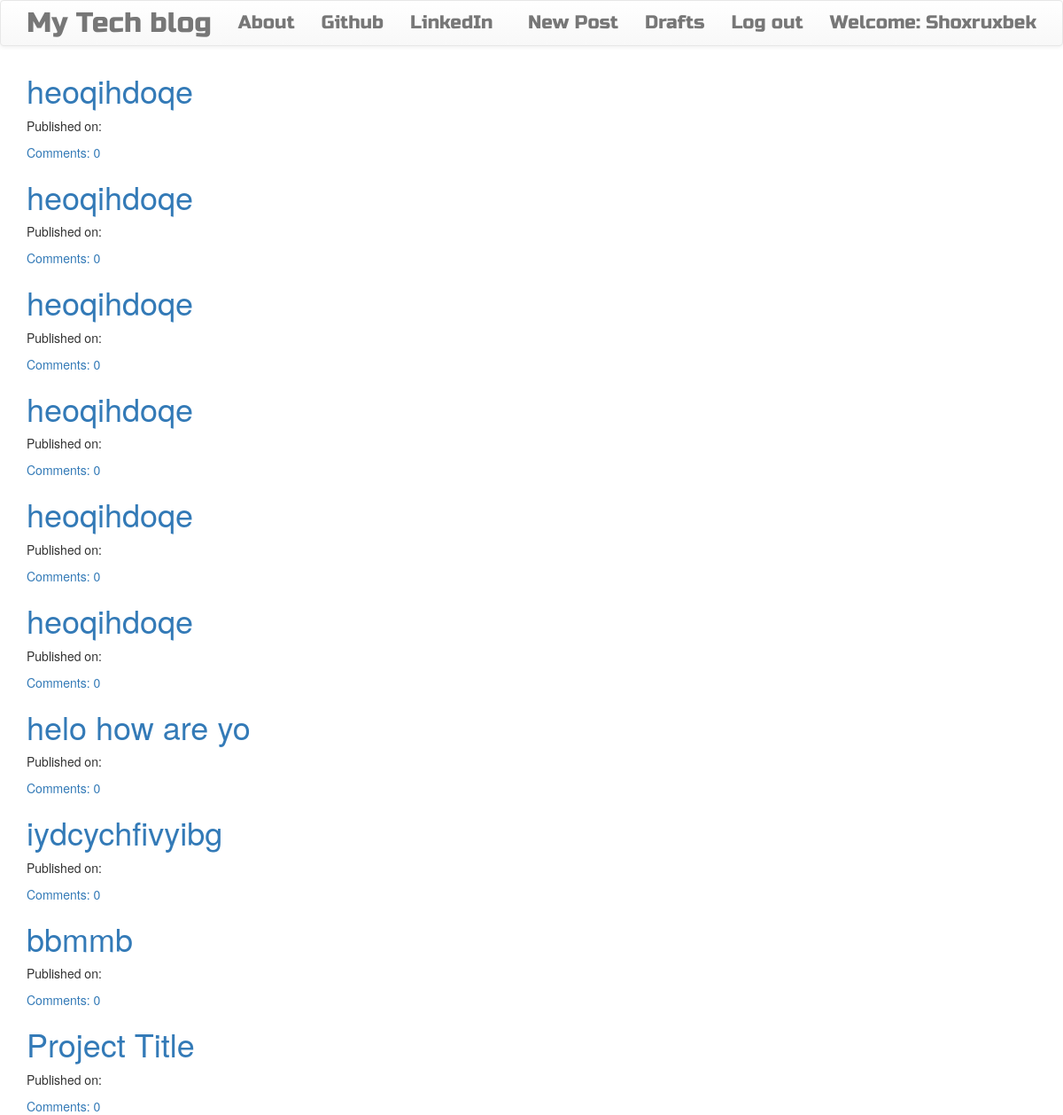
The page /drafts/ (signed in) on the database its author committed.
### first_clone_app/models.py (models this page shows, shortened)
class Post(models.Model):
    author = models.ForeignKey('auth.User',on_delete=models.CASCADE)
    title = models.CharField(max_length=200)
    text = models.TextField()
    created_date = models.DateTimeField(default=timezone.now)
    published_date = models.DateTimeField(blank=True, null=True)
    def approve_comments(self):
        return self.comments.filter(approved_comment=True)

### first_clone_app/views.py (the view)
# urls.py: url(r'^drafts/$', views.DraftListView.as_view(), name='post_draft_list'),
class DraftListView(LoginRequiredMixin,ListView):
    login_url = '/login/'
    redirect_field_name = 'first_clone_app/post_list.html'
    model = Post
    def get_queryset(self):
        return Post.objects.filter(published_date__isnull=True).order_by('created_date')

### first_clone_app/templates/first_clone_app/post_list.html
{% extends 'first_clone_app/base.html' %}
{% block content %}
<div class="centerstage">
    {% for post in post_list %}
        <div class="post">
            <h1><a href="{% url 'first_clone_app:post_detail' pk=post.pk %}">{{ post.title }}</a></h1>
            <div class="date">
                <p>Published on: {{ post.published_date|date:"D M Y"}}</p>
            </div>
            <a href="{% url 'first_clone_app:post_detail' pk=post.pk %}">Comments: {{ post.approve_comments.count }}</a>
        </div>
    {% endfor %}
</div>
{% endblock %}

### first_clone_app/templates/first_clone_app/base.html (shortened to what this page needs)
<!DOCTYPE html>
{% load static %}
<html>
    <head>
        <link rel="stylesheet" href="https://maxcdn.bootstrapcdn.com/bootstrap/3.3.7/css/bootstrap.min.css">
        <link rel="stylesheet" href="https://maxcdn.bootstrapcdn.com/bootstrap/3.3.7/css/bootstrap-theme.min.css">
        <link rel="stylesheet" href="{%static 'Css/bootstrap.min.css'%}">
        <link rel="stylesheet" href="//cdn.jsdelivr.net/medium-editor/latest/css/medium-editor.min.css" type="text/css" media="screen" charset="utf-8">
        <link rel="stylesheet" href="{% static 'Css/blog.css' %}">
<body class='loader'>
  <nav class="navbar navbar-default techfont custom-navbar">
    <div class="container">
      <ul class="nav navbar-nav">
        <li><a class='navbar-brand bigbrand' href="{% url 'first_clone_app:post_list' %}">My Tech blog</a></li>
        <li><a href="{% url 'first_clone_app:about'%}">About</a></li>
        <li><a href="https://www.github.com">Github</a></li>
        <li><a href="https://www.linkedin.com">LinkedIn</a></li>
      </ul>
      <ul class="nav navbar-nav navbar-right">
        {% if user.is_authenticated %}
        <li>
          <a href="{% url 'first_clone_app:post_new' %}" >New Post</a>
        </li>
        <li>
          <a href="{% url 'first_clone_app:post_draft_list' %}">Drafts</a>
        </li>
        <li>
          <a href="{% url 'logout' %}" >Log out</a>
        </li>
        <li>
          <a >Welcome: {{ user.username }}</a>
        </li>
        {% else %}
          <li><a class='nav navbar-right' href="{% url 'login' %}" ><span class="glyphicon glyphicon-user"></span></a></li>
        {% endif %}
      </ul>
  </div>
</nav>
        <div class="content container">
            <div class="row">
                <div class="col-md-8">
                  <div class="blog_posts">
                    {% block content %}
                    {% endblock %}
                  </div>
                </div>
            </div>
        </div>
</body>
</html>

### first_clone_app/static/Css/blog.css (style rules this page uses)
.techfont { font-family: 'Russo One', sans-serif; font-size: 1.5em; margin-bottom: 10px; }
.centerstage { margin-left: auto; margin-right: auto; }
.bigbrand { font-size: 1.5em; }
.loader { filter:hue-rotate(0deg); color: linear-gradient(45deg,#0f8,#08f); animation:hue 5000ms infinite linear; }

### rows shown on the page
Post: title "heoqihdoqe", approve_comments.count "0"
Post: title "heoqihdoqe", approve_comments.count "0"
Post: title "heoqihdoqe", approve_comments.count "0"
Post: title "heoqihdoqe", approve_comments.count "0"
Post: title "heoqihdoqe", approve_comments.count "0"
Post: title "heoqihdoqe", approve_comments.count "0"
Post: title "helo how are yo", approve_comments.count "0"
Post: title "iydcychfivyibg", approve_comments.count "0"
Post: title "bbmmb", approve_comments.count "0"
Post: title "Project Title", approve_comments.count "0"

### other values the page prints
{{ user.username }} "Shoxruxbek"
